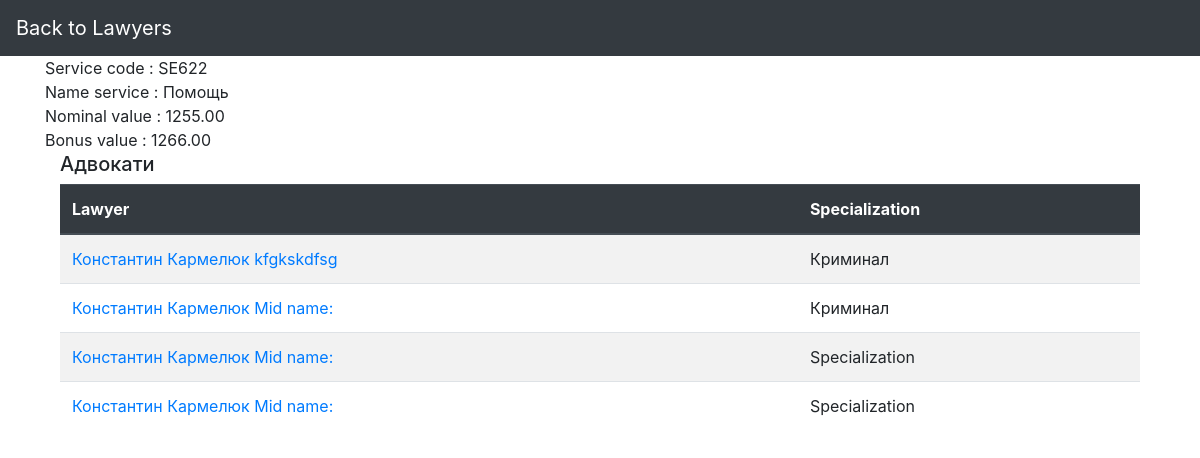
The page /database/service/SE622/ on the database as committed earlier.
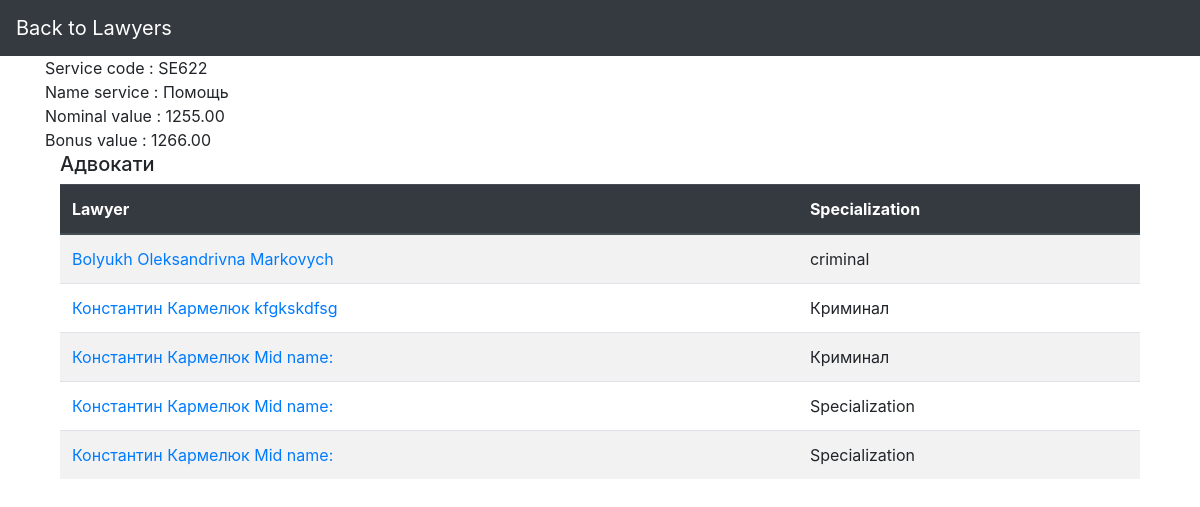
The same page on the database as committed later.
### DataBase/models.py (models this page shows, shortened)
class Lawyer(models.Model):
    lawyer_code = models.CharField(max_length=8, primary_key=True)
    first_name = models.CharField(max_length=25)
    surname = models.CharField(max_length=25)
    mid_name = models.CharField(max_length=25)
    specialization = models.CharField(max_length=20)
    mail_info = models.EmailField(max_length=30)
    service = models.ManyToManyField(Services)
    work_days = models.ManyToManyField(Work_days)
    def getfullname(self):
        return f'{self.first_name} {self.surname} {self.mid_name}'
    class Meta:
        db_table = 'Lawyer'
        ordering = ['first_name']

### DataBase/views.py (the view)
# urls.py: path('service/<pk>/', views.ServiceDetailView.as_view(), name='service-detailed-view'),
class ServiceDetailView(generic.DetailView):
    model = Services
    context_object_name = "service"
    template_name = "service_detail.html"
    def get_context_data(self, **kwargs):
        context = super().get_context_data(**kwargs)
        context['lawyers'] = Lawyer.objects.filter(service=self.kwargs['pk'])
        return context

### DataBase/templates/service_detail.html (shortened to what this page needs)
{% extends "base_generic.html" %}
{% block navbar %}
 <a class="navbar-brand" href="lawyers.html">Back to Lawyers</a>
{% endblock %}
{% block content %}
    <div>Service code : {{ service.service_code }}</div>
    <div>Name service : {{ service.name_service }}</div>
    <div>Nominal value : {{ service.nominal_value }}</div>
    <div>Bonus value : {{ service.bonus_value }}</div>
    {% if lawyers %}
    <div class="container">
    <h5>Адвокати</h5>
    <table class="table table-striped">
        <thead class="thead-dark">
        <tr>
            <th>Lawyer</th>
            <th>Specialization</th>
        </tr>
        </thead>
        <tbody>
        {% for lawyer in lawyers.all %}
        <tr>
            <td><a href="{% url 'lawyer-detailed-view'  lawyer.lawyer_code %}">
                    {{lawyer.getfullname}}
                </a></td>
            <td>{{ lawyer.specialization }}</td>
        </tr>
        {% endfor %}
        </tbody>
    </table>
    </div>
    {% endif %}
{% endblock %}

Rows that differ between the two databases and show on the page:
added Lawyer: getfullname "Bolyukh Oleksandrivna Markovych", specialization "criminal"
